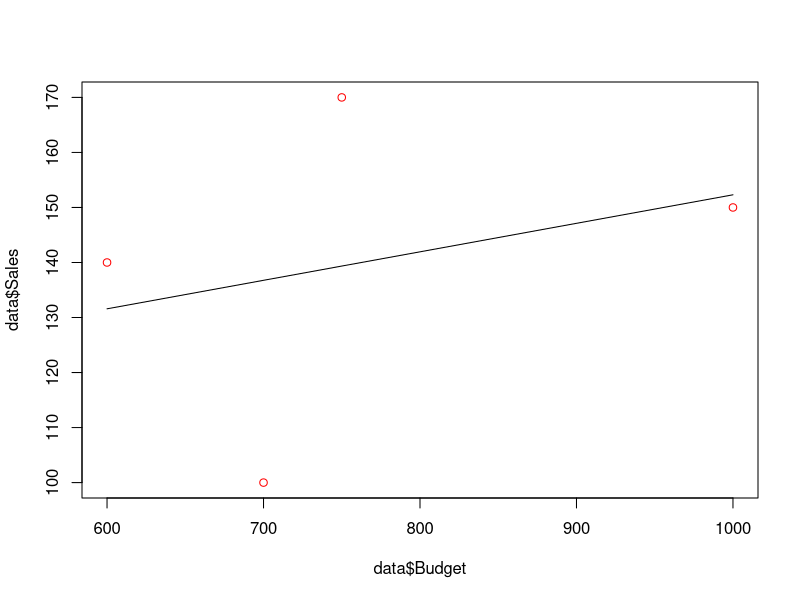

Recreate this plot in R.
data = read.csv("advert.csv")
x = data[,2]
y = data[,3]
budget = mean(x)
sales = mean(y)
num = sum((x-budget)*(y-sales))
den = sum((x-budget)^2)
b1 = num/den
b0 = sales - b1 * budget 
data$pred = b0 + b1* data$Budget
rss = sum (( data$Sales - data$pred )^2)
rss
tss = sum((data$Sales - sales)^2)
tss
rse = sqrt(rss/(nrow(data)-2))
rse
se = 1 -(rss/tss)
se
plot(data$Budget, data$Sales,col="red")
lines(data$Budget, data$pred)
x1<- 13
x1 <- as.integer(x1)
y <- b0 + b1 * x1
y